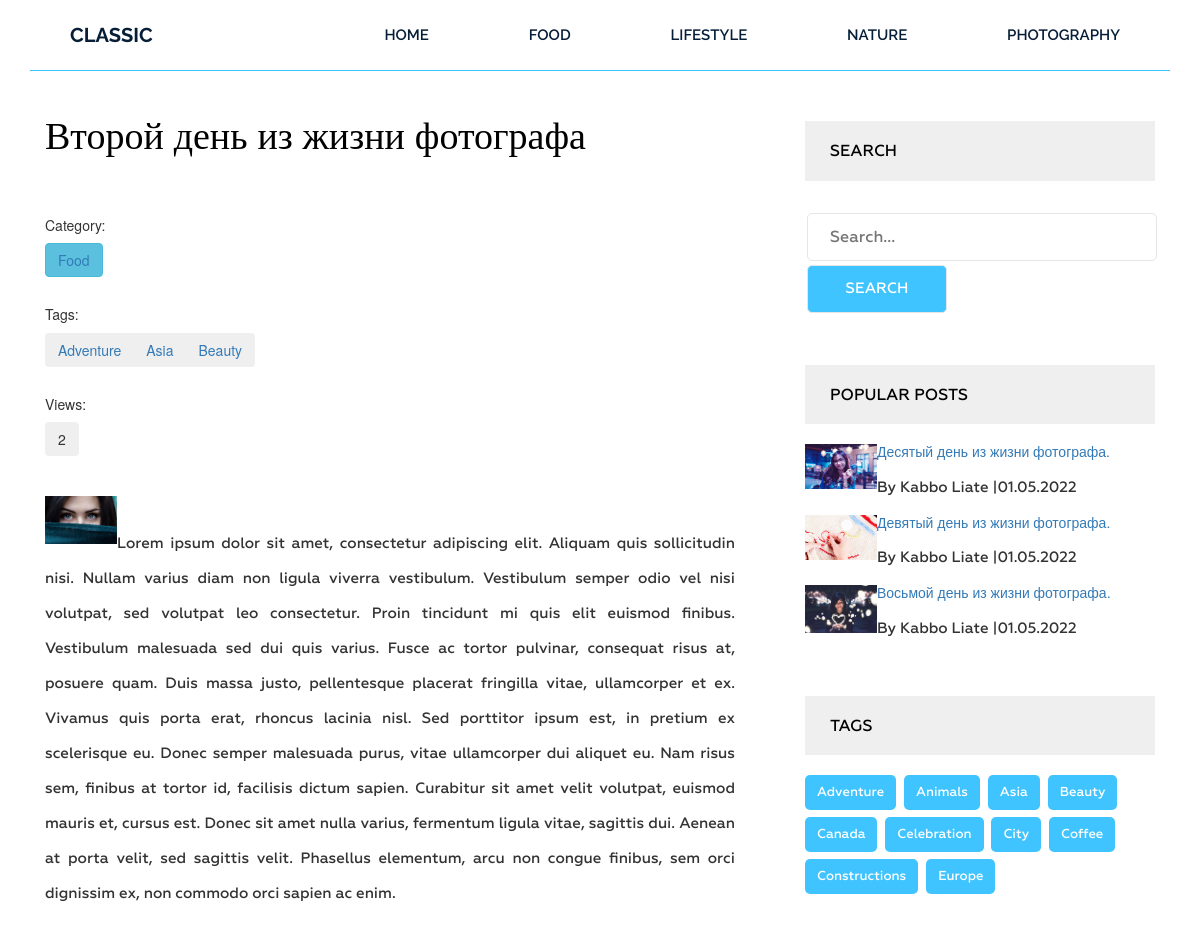
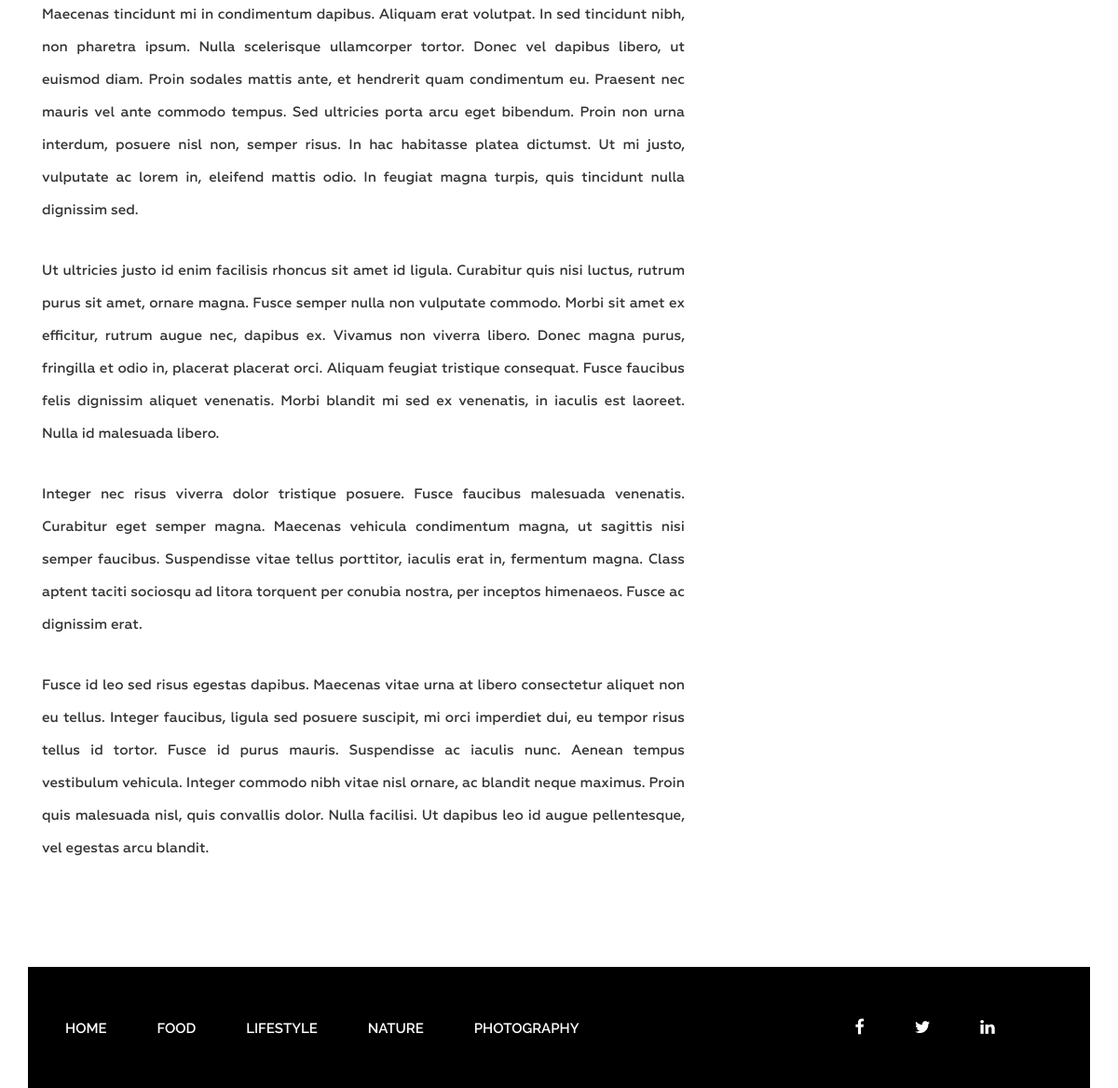
The page /post/vtoroj-den-iz-zhizni-fotografa/ on the database its author committed (2 pictures, top to bottom).
### blog/models.py (models this page shows, shortened)
class Category(models.Model):
    title = models.CharField(max_length=255, verbose_name='Заголовок')
    slug = models.SlugField(max_length=255, verbose_name='URL', unique=True)
    def __str__(self):
        return self.title
    def get_absolute_url(self):
        return reverse('category', kwargs={'slug': self.slug})
    class Meta:
        verbose_name = 'Категория(ю)'
        verbose_name_plural = 'Категории'
        ordering = ['title']

class Post(models.Model):
    title = models.CharField(max_length=255, verbose_name='Заголовок')
    slug = models.SlugField(max_length=255, verbose_name='URL', unique=True)
    author = models.CharField(max_length=100, verbose_name='Творец')
    content = models.TextField(blank=True, verbose_name='Содержание')
    created_at = models.DateTimeField(auto_now_add=True, verbose_name='Дата создания')
    photo = models.ImageField(upload_to='photos/%Y/%m/%d/', verbose_name='Изображение', blank=True)
    views = models.IntegerField(default=0, verbose_name='Количество просмотров')
    category = models.ForeignKey(Category, verbose_name='Категория', on_delete=models.PROTECT, related_name='posts')
    tags = models.ManyToManyField(Tag, verbose_name='Ярлыки', related_name='posts')
    def get_absolute_url(self):
        return reverse('post', kwargs={'slug': self.slug})
    class Meta:
        verbose_name = 'Весточка(у)'
        verbose_name_plural = 'Весточки'
        ordering = ['-created_at']

class Tag(models.Model):
    title = models.CharField(max_length=50, verbose_name='Заголовок')
    slug = models.SlugField(max_length=50, verbose_name='URL', unique=True)
    class Meta:
        verbose_name = 'Ярлык'
        verbose_name_plural = 'Ярлыки'
        ordering = ['title']
    def get_absolute_url(self):
        return reverse('tag', kwargs={'slug': self.slug})

### blog/views.py (the view)
# urls.py: path('post/<str:slug>/', SinglePost.as_view(), name='post'),
class SinglePost(DetailView):
    model = Post
    template_name = 'blog/single_post.html'
    context_object_name = 'post'
    def get_context_data(self, *, object_list=None, **kwargs):
        context = super().get_context_data(**kwargs)
        self.object.views = F('views') + 1
        self.object.save()
        self.object.refresh_from_db()
        return context

### blog/templatetags/menu.py (called while the page is built)
@register.inclusion_tag('blog/menu_tpl.html')
def show_menu(menu_class='menu'):
    categories = Category.objects.all()
    return {'categories': categories, "menu_class": menu_class}

### blog/templatetags/sidebar.py (called while the page is built)
@register.inclusion_tag('blog/popular_posts_tpl.html')
def show_popular_posts(cnt=3):
    posts = Post.objects.order_by('-views')[:cnt]
    return {'posts': posts}

@register.inclusion_tag('blog/tags_tpl.html')
def show_tags():
    tags = Tag.objects.all()
    return {'tags': tags}

### blog/templates/blog/single_post.html (shortened to what this page needs)
{% extends 'base.html' %}
{% load static %}
{% load sidebar %}
{% block content %}
<section class="single-blog-area">
    <div class="container">
        <div class="row">
            <div class="col-md-12">
                <div class="border-top">
                    <div class="col-md-8">
                        <div class="blog-area">
                            <div class="blog-area-part">
                                <h2>{{ post.title }}</h2>
                                <div class="single-content">
                                    <div>
                                        <span><h5>Category:</h5>
                                            <button type="button" class="btn btn-info">
                                            <a href="{{ post.category.get_absolute_url }}">{{ post.category }}</a>
                                            </button>
                                        </span>
                                        <br>
                                        <br>
                                        {% if post.tags.exists %}
                                        <span>
                                            <h5>Tags:</h5>
                                            <div class="btn-group" role="group" aria-label="Basic outlined example">
                                                {% for tag in post.tags.all %}
                                                    <button type="button" class="btn btn-outline-primary">
                                                        <a href="{{ tag.get_absolute_url }}">{{ tag.title }}</a>
                                                    </button>
                                                {% endfor %}
                                            </div>
                                        </span>
                                        {% endif %}
                                        <br>
                                        <br>
                                        <span>
                                            <h5>Views:</h5>
                                            <button type="button" class="btn btn-light">{{ post.views }}</button>
                                        </span>
                                    </div>
                                    <br>
                                    <br>
                                    {% if post.photo %}
                                    <img src="{{ post.photo.url }}" alt="{{ post.title }}">
                                    {% else %}
                                    <img src="https://picsum.photos/id/1006/300/201
" alt="{{ post.title }}">
                                    {% endif %}
                                    {{ post.content|safe }}
                                </div>
                            </div>
                        </div>
                    </div>
                    <div class="col-md-4">
                        <div class="newsletter">
                            <h2 class="sidebar-title">Search</h2>
                            <form action="{% url 'search' %}" method="get">
                                <input type="text" name="s" placeholder="Search...">
                                <input type="submit" value="Search">
                            </form>
                        </div>
                        {% show_popular_posts 3 %}
                        {% show_tags %}
                    </div>
                </div>
            </div>
        </div>
    </div>
</section>
{% endblock %}

### templates/base.html (shortened to what this page needs)
{% load static %}
<!DOCTYPE html>
<html lang="en">
<head>
    <link rel="stylesheet" href="{% static 'css/bootstrap.css' %}">
    <link rel="stylesheet" href="{% static 'css/font-awesome.min.css' %}">
    <link rel="stylesheet" href="{% static 'css/owl.carousel.min.css' %}">
    <link rel="stylesheet" href="{% static 'css/owl.theme.default.min.css' %}">
    <link rel="stylesheet" href="{% static 'style.css' %}">
    <link rel="stylesheet" href="{% static 'responsive.css' %}">
</head>
<body>
    <div class="wrapper">
        {% include 'inc/_header.html' %}
        {% block content %}{% endblock %}
        {% include 'inc/_footer.html' %}
    </div>
</body>
</html>

### blog/templates/blog/popular_posts_tpl.html
{% load static %}
<h2 class="sidebar-title">Popular posts</h2>
<div class="grid">
    {% for post in posts %}
        <div class="bla-bla">
            {% if post.photo %}
            <img src="{{ post.photo.url }}" alt="{{ post.title }}">
            {% else %}
            <img src="https://picsum.photos/id/1006/300/201
    " alt="{{ post.title }}">
            {% endif %}
            <div class="portfolio-text">
                <h5><a href="{{ post.get_absolute_url }}">{{ post.title }}.</a></h5>
                <p>By {{ post.author }} <span>|</span>{{ post.created_at|date:"d.m.Y" }}</p>
            </div>
        </div>
    {% endfor %}
</div>

### blog/templates/blog/tags_tpl.html
<h2 class="sidebar-title">Tags</h2>
<div class="tags">
    {% for tag in tags %}
        <p><a href="{{ tag.get_absolute_url}}">{{ tag.title }}</a></p>
    {% endfor %}
</div>

### templates/inc/_footer.html (shortened to what this page needs)
{% load menu %}
<footer class="footer">
    <div class="container">
        <div class="row">
            <div class="col-md-12">
                <div class="footer-bg">
                    <div class="row">
                        <div class="col-md-9">
                            {% show_menu 'footer-menu' %}
                        </div>
                        <div class="col-md-3">
                            <div class="footer-icon">
                                <p><a href="#"><i class="fa fa-facebook" aria-hidden="true"></i></a>
                                    <a href="#"><i class="fa fa-twitter" aria-hidden="true"></i></a>
                                    <a href="#"><i class="fa fa-linkedin" aria-hidden="true"></i></a>
                                    <a href="#"></a></p>
                            </div>
                        </div>
                    </div>
                </div>
            </div>
        </div>
    </div>
</footer>

### blogsite/static/style.css (style rules this page uses)
.wrapper header.header .logo h2 { margin: 0 0 0 40px; padding: 0; }
.wrapper header.header .logo h2 a { color: #061e37; font-family: "Raleway", sans-serif; font-size: 20px; font-weight: 700; text-decoration: none; line-height: 70px; padding: 22px 0; text-transform: uppercase; }
.wrapper header.header .menu { margin: 0 }
.wrapper header.header .menu ul { float: right; margin: 0; padding: 0; margin-right: 4px; }
.wrapper header.header .menu ul li { display: inline-block; list-style: outside none none; margin: 0 -4px 0 0; }
.wrapper header.header .menu ul li a { color: rgb(6, 30, 55); font-family: "Raleway", sans-serif; font-size: 15px; font-weight: 600; line-height: 70px; padding: 26px 50px; text-decoration: none; text-transform: uppercase; }
.wrapper footer.footer { height: 130px; }
.wrapper footer .footer-bg { background: #000 none repeat scroll 0 0; height: 130px; overflow: hidden; }
.wrapper footer.footer .footer-menu { margin: 0 }
.wrapper footer.footer .footer-menu ul { line-height: 130px; margin: 0; padding: 0; }
.wrapper footer.footer .footer-menu ul li { display: inline; list-style: outside none none; margin: 0; padding: 30px 0px; }
.wrapper footer.footer .footer-menu ul li a { color: #fff; font-family: "Raleway", sans-serif; font-size: 15px; font-weight: 600; line-height: 70px; margin-left: 40px; padding: 26px 10px 26px 0; text-decoration: none; text-transform: uppercase; }
.wrapper footer.footer .footer-icon p { float: right; line-height: 130px; }
.wrapper footer.footer .footer-icon p i { color: #fff; font-size: 18px; margin-right: 30px; padding: 10px; }
.single-blog-area { margin-bottom: 100px; }
.single-blog-area .border-top { border-top: 1px solid #40c4ff; }
.single-blog-area h2 { color: #010101; font-family: Geometria; font-size: 38px; font-weight: 500; margin-bottom: 60px; margin-top: 45px; }
.single-blog-area p { font-family: Geometria; font-size: 15px; font-weight: 500; line-height: 35px; position: relative; text-align: justify; }
.single-blog-area .blog-area-part p { margin-top: 30px; }
.single-blog-area img { width: 72px; height: auto; float: left; }
.single-blog-area .blog-area { margin-right: 40px; }
.single-blog-area form input { border: 1px solid #e6e6e6; margin: 2px; padding: 12px 22px; border-radius: 5px; width: 100% }
.single-blog-area form input[placeholder] { color: #000; font-family: Geometria; font-size: 16px; font-weight: 500; }
.single-blog-area form { margin: 50px 0 0; position: relative; }
.single-blog-area h2.sidebar-title { background: #efefef none repeat scroll 0 0; color: #000; font-family: Geometria; font-size: 16px; font-weight: 500; margin-bottom: 20px; margin-top: 50px; padding: 21px 25px; text-transform: uppercase; }
.single-blog-area .tags p { background: #40c4ff none repeat scroll 0 0; border-radius: 5px; display: inline-block; font-family: Geometria; font-size: 13px; font-weight: 500; margin-right: 4px; padding: 0 12px; margin-bottom: 7px; }
.single-blog-area .tags p a { color: #fff; display: inline-block; text-decoration: none; }
.single-blog-area .newsletter form { margin: 30px 0 0; }
.single-blog-area .newsletter input[type="submit"] { width: 40%; background: #40c4ff; color: #fff; text-transform: uppercase; font-family: Geometria; font-size: 15px; font-weight: 500; }

### rows shown on the page
Category: title "FOOD"
Category: title "LIFESTYLE"
Category: title "NATURE"
Category: title "PHOTOGRAPHY"
Post: title "Второй день из жизни фотографа", category "Food", views "2", photo (picture), content "Lorem ipsum dolor sit amet, consectetur adipiscing elit. Aliquam quis sollicitudin nisi. Nullam varius diam non ligula viverra vestibulum. Vestibulum semper odio vel nisi volutpat, sed volutpat leo consectetur. Proin tincidunt mi quis elit euismod finibus. Vestibulum malesuada sed dui quis varius. Fusce ac tortor pulvinar, consequat risus at, posuere quam. Duis massa justo, pellentesque placerat fringilla vitae, ullamcorper et ex. Vivamus quis porta erat, rhoncus lacinia nisl. Sed porttitor ipsum est, in pretium ex scelerisque eu. Donec semper malesuada purus, vitae ullamcorper dui aliquet eu. Nam risus sem, finibus at tortor id, facilisis dictum sapien. Curabitur sit amet velit volutpat,…"
Tag: title "Adventure"
Tag: title "Asia"
Tag: title "Beauty"
Post: photo (picture), title "Десятый день из жизни фотографа", author "Kabbo Liate", created_at "01.05.2022"
Post: photo (picture), title "Девятый день из жизни фотографа", author "Kabbo Liate", created_at "01.05.2022"
Post: photo (picture), title "Восьмой день из жизни фотографа", author "Kabbo Liate", created_at "01.05.2022"
Tag: title "Animals"
Tag: title "Canada"
Tag: title "Celebration"
Tag: title "City"
Tag: title "Coffee"
Tag: title "Constructions"
Tag: title "Europe"
